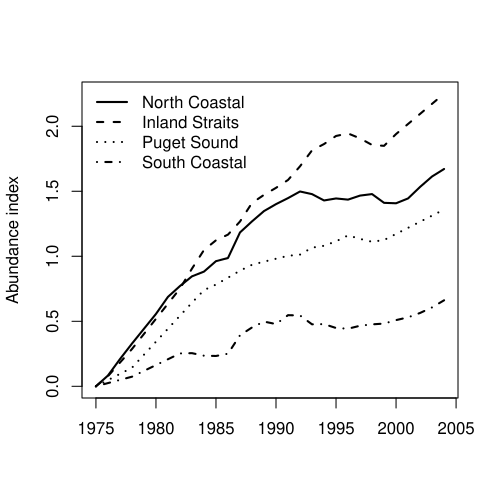

Reproduce this figure in R.
###################################################
### code chunk number 20: Cs11_fignorthsouth
###################################################
best.fit <- fits[min.AICc][[1]]
graphics::matplot(years, t(best.fit$states - best.fit$states[, 1]),
  ylab = "Abundance index", xlab = "",
  type = "l", lwd = 2, col = "black"
)
legend("topleft", c("North Coastal", "Inland Straits", "Puget Sound", "South Coastal"), lwd = 2, lty = c(1:4), bty = "n")
